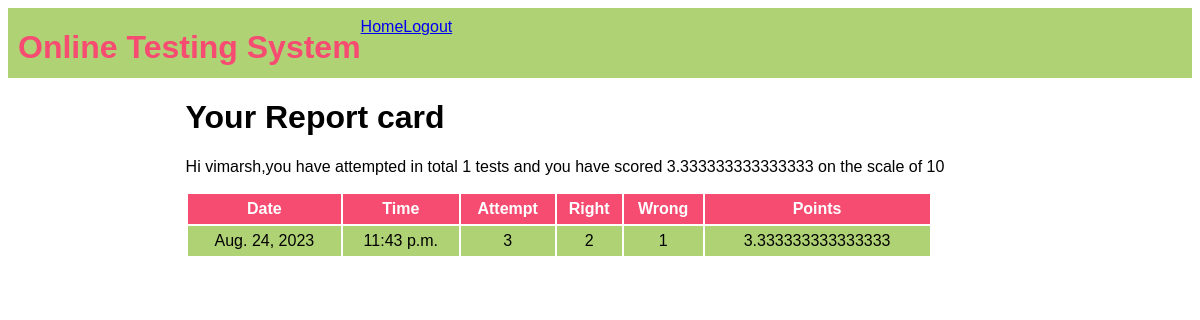
The page /ots/test-history (signed in) on the database its author committed.
### ots/models.py (models this page shows, shortened)
class Candidate(models.Model):
    username=models.CharField(primary_key=True,max_length=20)
    password=models.CharField(null=False,max_length=20)
    name=models.CharField(null=False,max_length=30)
    test_attempted=models.IntegerField(default=0)
    points=models.FloatField(default=0.0)
    phone_number=models.IntegerField(default=0)

class Result(models.Model):
    resultid=models.BigAutoField(primary_key=True,auto_created=True)
    username=models.ForeignKey(Candidate,on_delete=models.CASCADE)
    date=models.DateField(auto_now=True)
    time=models.TimeField(auto_now=True)
    attempt=models.IntegerField()
    right=models.IntegerField()
    wrong=models.IntegerField()
    points=models.FloatField()

### ots/views.py (the view)
# urls.py: path('test-history',testResultHistory,name='testHistory'),
def testResultHistory(request):
    if 'name' not in request.session.keys():
        res=HttpResponseRedirect("login")
    candidate=Candidate.objects.filter(username=request.session['username'])
    results=Result.objects.filter(username_id=candidate[0].username)
    context={'candidate':candidate[0],'results':results}
    res=render(request,'candidate_history.html',context)
    return res

### ots/templates/candidate_history.html (shortened to what this page needs)
{% extends 'main.html' %}
{% block top %}
<a href="{% url 'ots:home' %}">Home</a>
<a href="{% url 'ots:logout' %}">Logout</a>
{% endblock top %}
{% block content %}
<h1>Your Report card</h1>
<p>Hi {{candidate.name}},you have attempted in total {{ candidate.test_attempted}} tests and you have scored {{ candidate.points }} on the scale of 10</p>
<table>
    <tr>
        <th>Date</th>
        <th>Time</th>
        <th>Attempt</th>
        <th>Right</th>
        <th>Wrong</th>
        <th>Points</th>
   </tr>
   {% for r in results%}
   <tr>
        <td>{{r.date}}</td>
        <td>{{r.time}}</td>
        <td>{{r.attempt}}</td>
        <td>{{r.right}}</td>
        <td>{{r.wrong}}</td>
        <td>{{r.points}}</td>
   </tr>
   {% endfor %}
</table>
{% endblock %}

### ots/static/theme11.css (style rules this page uses)
* { font-family:'Gill Sans', 'Gill Sans MT', Calibri, 'Trebuchet MS', sans-serif; }
table { width:90%; }
table tr:nth-child(odd) { background-color:#456705; color:white; height:30px; }
table tr:nth-child(even) { background-color:#AFD275; height:30px; }
table tr:first-child { background-color:#F64C72; }
table td { text-align:center; }

### rows shown on the page
Candidate: name "vimarsh", test_attempted "1", points "3.333333333333333"
Result: date "Aug. 24, 2023", time "11:43 p.m.", attempt "3", right "2", wrong "1", points "3.333333333333333"
